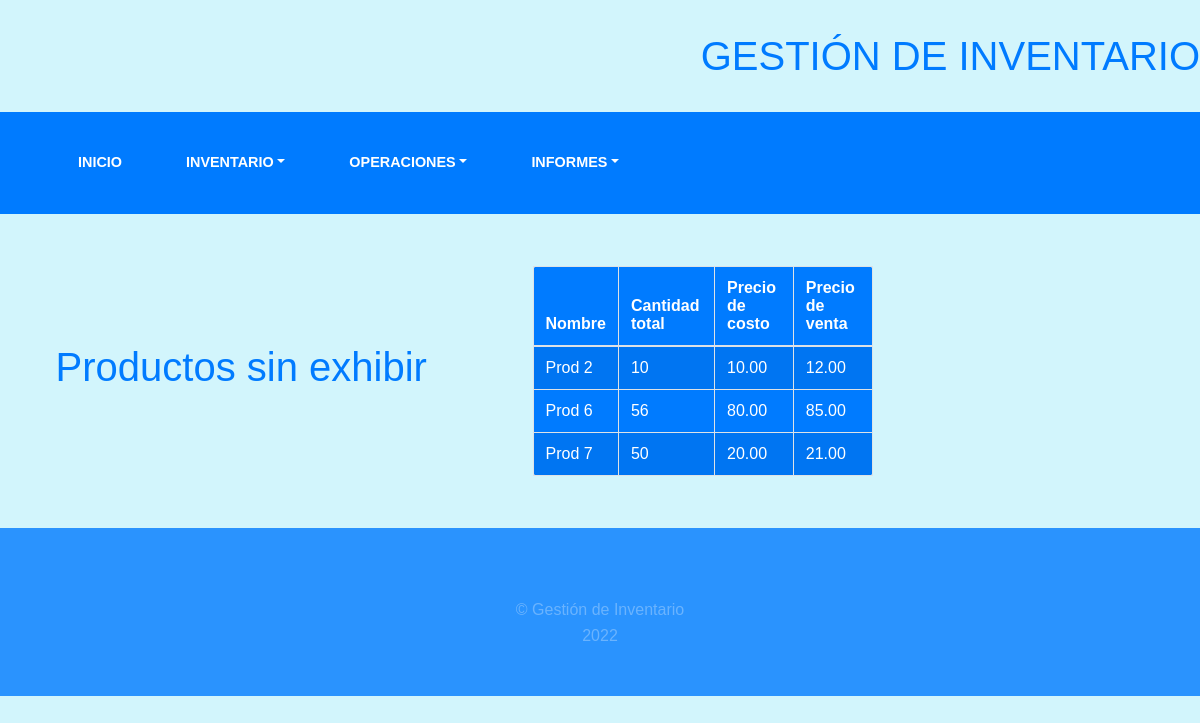
Before: /producto/productos-sin-exhibir/ with the older database file.
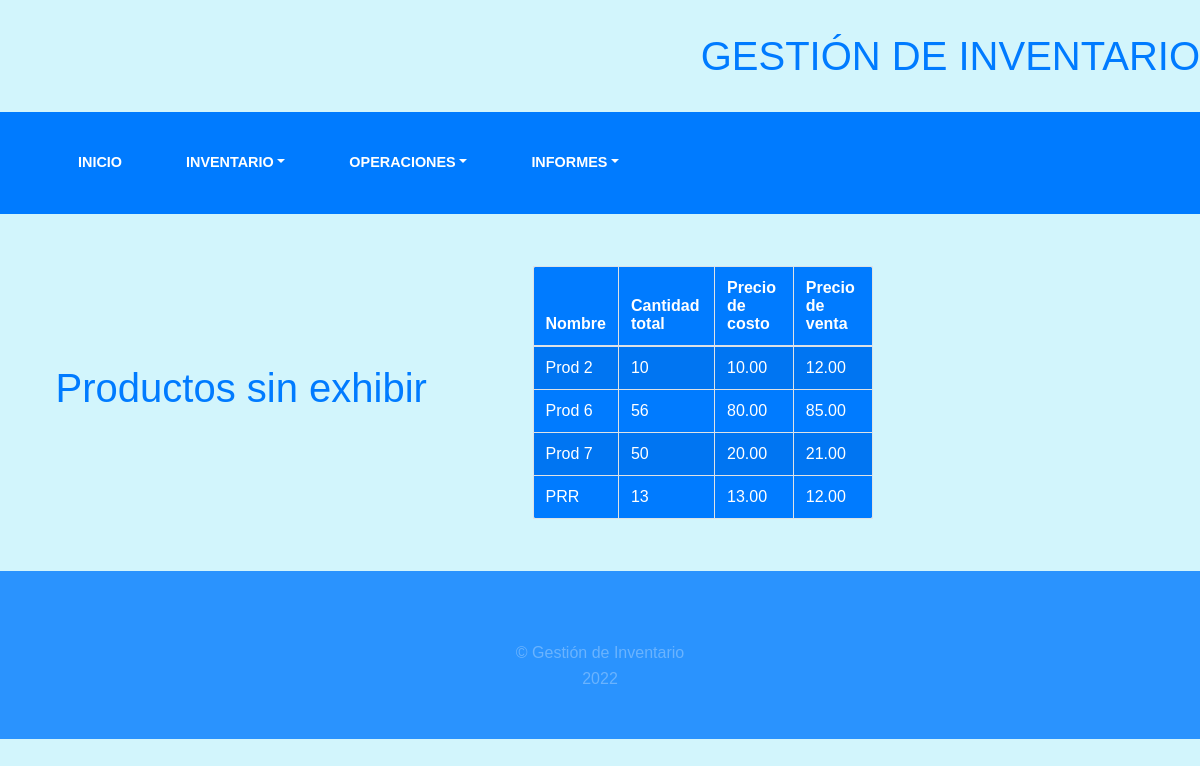
After: the same page with the newer database file.
### inventory/models.py (models this page shows)
class Producto(models.Model):
    nombre = models.CharField(max_length=20, unique=True)
    cantidad = models.IntegerField(default=0,validators=[MinValueValidator(0)])
    fecha_entrada = models.DateField()
    precio_costo = models.DecimalField(decimal_places=2, max_digits=10, default=0, validators=[MinValueValidator(0)])
    precio_venta = models.DecimalField(decimal_places=2, max_digits=10, default=0, validators=[MinValueValidator(0)])
    def __str__(self):
        return self.nombre
    class Meta:
        verbose_name = "Producto"
        verbose_name_plural = "Productos"

### inventory/views.py (the view)
# urls.py: path('productos-sin-exhibir/', views.stored_products, name="stored_products"),
def stored_products(request):
    if request.method == 'GET':
        p = []
        existencia = Existencia.objects.all()
        for e in existencia:
            if e.almacen.es_central == 'Almacén central':
                p.append(e.producto)
        print("Productos sin exhibir :" + str(p))
        return render(request, 'inventory/productos_sin_exhibir.html', {'productos': p})

### templates/inventory/productos_sin_exhibir.html (shortened to what this page needs)
{% extends 'inventory/base.html' %}
{% block content %}
    <div class=" row ">
        <div class="col-5 d-flex align-items-center justify-content-center">
            <h1>Productos sin exhibir</h1>
        </div>
        <div class="letra_azul col-4 d-flex align-items-center justify-content-center">
            <div class="card-body">
                <table id="example" class="table table-striped table-bordered f_back" style="width:100%">
                    <thead>
                    <tr>
                        <th>Nombre</th>
                        <th>Cantidad total</th>
                        <th>Precio de costo</th>
                        <th>Precio de venta</th>
                    </tr>
                    </thead>
                    <tbody>
                    {% for f in productos %}
                        <tr>
                            <td><a href="{% url 'inv:update_product' f.id %}">{{ f.nombre }}</a></td>
                            <td><a>{{ f.cantidad }}</a></td>
                            <td><a>{{ f.precio_costo }}</a></td>
                            <td><a>{{ f.precio_venta }}</a></td>
                        </tr>
                    {% endfor %}
                    </tbody>
                </table>
            </div>
        </div>
    </div>
{% endblock %}

Changed rows visible on the page:
added Producto: nombre "PRR", cantidad "13", precio_costo "13.00", precio_venta "12.00"
